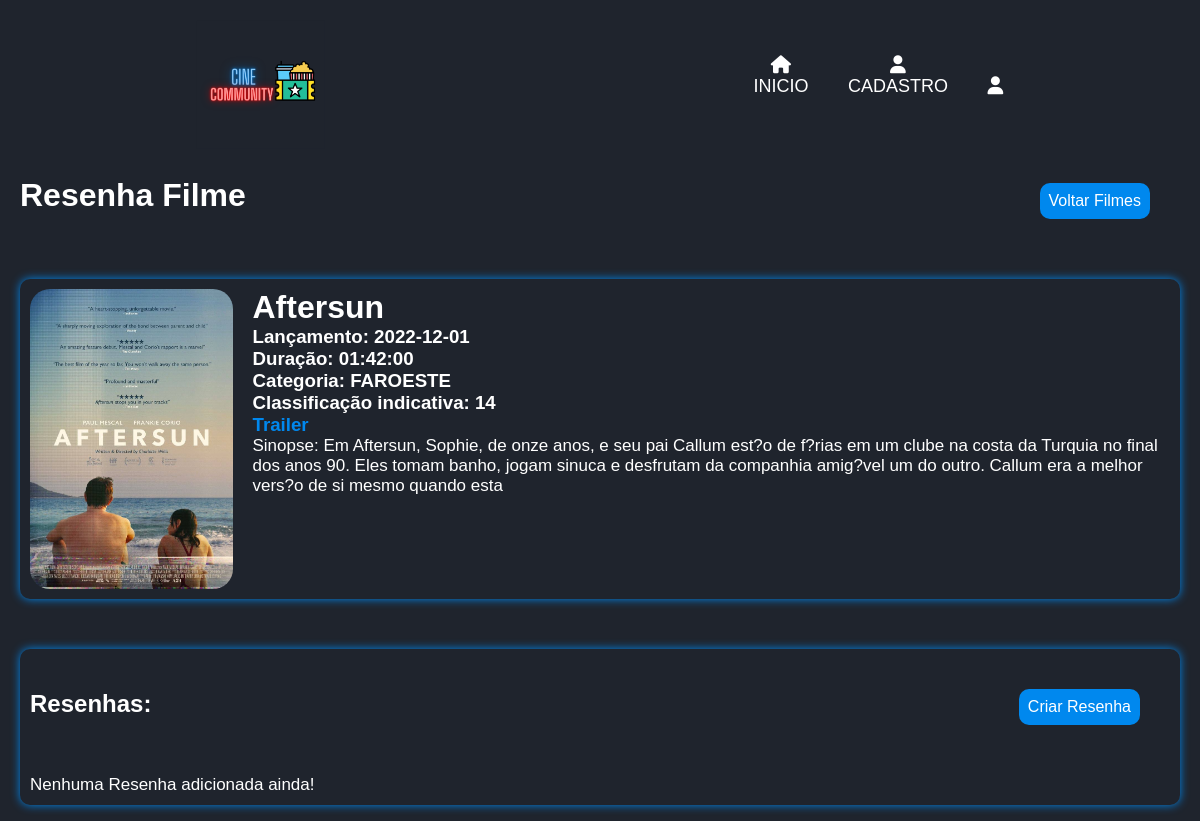
Screenshot of /view/filme_resenha.php?get_id=3 with the database file from the repository.
### tables this page shows
CREATE TABLE IF NOT EXISTS `filme` (
  `id_filme` INT NOT NULL AUTO_INCREMENT,
  `nome_filme` VARCHAR(80) NOT NULL,
  `dt_de_lancamento_filme` DATE NULL DEFAULT NULL,
  `duracao_filme` TIME NULL DEFAULT NULL,
  `sinopse_filme` VARCHAR(250) NOT NULL,
  `classificacao_filme` VARCHAR(50) NOT NULL,
  `capa_filme` VARCHAR(50) NOT NULL,
  `trailer_filme` VARCHAR(50) NULL DEFAULT NULL,
  `fk_usuario_id_usuario` INT NOT NULL,
  `fk_categoria_filme_id_categoria_filme` INT NOT NULL,
  `fk_canal_filme_id_canal_filme` INT NOT NULL,
  PRIMARY KEY (`id_filme`, `fk_usuario_id_usuario`, `fk_categoria_filme_id_categoria_filme`, `fk_canal_filme_id_canal_filme`),
  INDEX `fk_filme_usuario1_idx` (`fk_usuario_id_usuario` ASC),
  INDEX `fk_filme_categoria_filme1_idx` (`fk_categoria_filme_id_categoria_filme` ASC) ,
  INDEX `fk_filme_canal_filme1_idx` (`fk_canal_filme_id_canal_filme` ASC) ,
  CONSTRAINT `fk_filme_usuario1`
    FOREIGN KEY (`fk_usuario_id_usuario`)
    REFERENCES `usuario` (`id_usuario`)
    ON DELETE NO ACTION
    ON UPDATE NO ACTION,
  CONSTRAINT `fk_filme_categoria_filme1`
    FOREIGN KEY (`fk_categoria_filme_id_categoria_filme`)
    REFERENCES `categoria_filme` (`id_categoria_filme`)
    ON DELETE NO ACTION
    ON UPDATE NO ACTION,
  CONSTRAINT `fk_filme_canal_filme1`
    FOREIGN KEY (`fk_canal_filme_id_canal_filme`)
    REFERENCES `canal_filme` (`id_canal_filme`)
    ON DELETE NO ACTION
    ON UPDATE NO ACTION);

CREATE TABLE IF NOT EXISTS `categoria_filme` (
  `id_categoria_filme` INT NOT NULL AUTO_INCREMENT,
  `categoria_filme` VARCHAR(45) NOT NULL,
  PRIMARY KEY (`id_categoria_filme`));

### model/conexao.php (called while the page is built, shortened)
<?php
class Conexao{
    private static $conexao;
    public static function getInstance(){
        if(!isset(self::$conexao)){
            try{
                $options = array(
                    PDO::ATTR_PERSISTENT => true,
                    PDO::MYSQL_ATTR_INIT_COMMAND => 'SET NAMES UTF8;',
                    PDO::ATTR_ERRMODE => PDO::ERRMODE_EXCEPTION
                );
                self::$conexao = new PDO('mysql:host=localhost;dbname=resenha_de_filme','root','', $options);
                self::$conexao->setAttribute(PDO::ATTR_ERRMODE, PDO::ERRMODE_EXCEPTION);
            }catch(PDOException $exc){
                echo "Houve um erro ao se conectar com o Banco de Dados ".$exc->getMessage();
            }
        }
        return self::$conexao;
    }
}
?>

### model/dao/filmeDAO.php (called while the page is built, shortened)
<?php
require_once __DIR__ .'/../conexao.php';
require_once __DIR__ .'/../dto/filmeDTO.php';
class FilmeDAO{
    public $pdo;
    public function __construct()
    {
        $this->pdo = Conexao::getInstance();
    }
public function selecionarFilmesComCategoria($id_filme) {
    try{
        $sql = "SELECT f.*, u.nome_usu, c.categoria_filme FROM filme f JOIN usuario u ON f.fk_usuario_id_usuario = u.id_usuario JOIN categoria_filme c
        ON f.fk_categoria_filme_id_categoria_filme = c.id_categoria_filme WHERE f.id_filme=? LIMIT 1";
        $stmt = $this->pdo->prepare($sql);
        $stmt->bindValue(1,$id_filme);
        $stmt->execute([$id_filme]);
        $filmes = array();
        if($stmt->rowCount() > 0){
            while ($filmeFetch = $stmt->fetch(PDO::FETCH_ASSOC)) {
                $FilmeDTO = new FilmeDTO();
                $FilmeDTO->setId_filme($filmeFetch['id_filme']);
                $FilmeDTO->setNome_filme($filmeFetch['nome_filme']);
                $FilmeDTO->setDt_de_lancamento_filme($filmeFetch['dt_de_lancamento_filme']);
                $FilmeDTO->setDuracao_filme($filmeFetch['duracao_filme']);
                $FilmeDTO->setSinopse_filme($filmeFetch['sinopse_filme']);
                $FilmeDTO->setFk_categoria_filme_id_categoria_filme($filmeFetch['categoria_filme']);
                $FilmeDTO->setFk_usuario_id_usuario($filmeFetch['nome_usu']);
                $FilmeDTO->setClassificacao_filme($filmeFetch['classificacao_filme']);
                $FilmeDTO->setCapa_filme($filmeFetch['capa_filme']);
                $FilmeDTO->setTrailer_filme($filmeFetch['trailer_filme']);
                $filmes[] = $filmeFetch;
                return $FilmeDTO;
            } return $filmes;
        }else{
            echo '<p>Nenhum Filme adicionado ainda!</p>';
        }
        }catch(PDOException $exc){
        echo $exc->getMessage();
    }
}
}

### model/dto/filmeDTO.php (called while the page is built, shortened)
<?php
class FilmeDTO{
    private $nome_filme;
    private $dt_de_lancamento_filme;
    private $duracao_filme;
    private $sinopse_filme;
    private $classificacao_filme;
    private $capa_filme;
    private $fk_categoria_filme_id_categoria_filme;
public function getNome_filme(){
    return $this->nome_filme;
}
public function getDt_de_lancamento_filme(){
    return $this->dt_de_lancamento_filme;
}
public function getDuracao_filme(){
    return $this->duracao_filme;
}
public function getSinopse_filme(){
    return $this->sinopse_filme;
}
public function getClassificacao_filme() {
    return $this->classificacao_filme;
}
public function getCapa_filme() {
    return $this->capa_filme;
}
public function getFk_categoria_filme_id_categoria_filme() {
    return $this->fk_categoria_filme_id_categoria_filme;
}
public function setNome_filme($nome_filme) {
    $this->nome_filme = $nome_filme;
}
public function setDt_de_lancamento_filme($dt_de_lancamento_filme) {
    $this->dt_de_lancamento_filme = $dt_de_lancamento_filme;
}
public function setDuracao_filme($duracao_filme) {
    $this->duracao_filme = $duracao_filme;
}
public function setSinopse_filme($sinopse_filme){
    $this->sinopse_filme = $sinopse_filme;
}
public function setClassificacao_filme($classificacao_filme) {
    $this->classificacao_filme = $classificacao_filme;
}
public function setCapa_filme($capa_filme) {
    $this->capa_filme = $capa_filme;
}
public function setFk_categoria_filme_id_categoria_filme($fk_categoria_filme_id_categoria_filme) {
    $this->fk_categoria_filme_id_categoria_filme = $fk_categoria_filme_id_categoria_filme;
}
}
?>

### view/filme_resenha.php (the view, shortened to what this page needs)
<?php
require_once '../model/dao/filmeDAO.php';
require_once '../model/dao/resenhaDAO.php';
if(isset($_GET['get_id'])) {
    $get_id = $_GET['get_id'];
} else {
    $get_id = '';
    header('location:../usuariologado.php');
}
$FilmeDAO = new FilmeDAO();
?>
<!DOCTYPE html>
<html lang="pt-br">
<head>
    <link rel="stylesheet" href="../css/style.css">
    <link rel="stylesheet" href="../css/resenhas.css">
    <link rel="stylesheet" href="https://cdnjs.cloudflare.com/ajax/libs/font-awesome/6.4.0/css/all.min.css"/>
    <link rel="stylesheet" href="https://unpkg.com/boxicons@2.1.4/css/boxicons.min.css">
</head>
<body>
    <header class="header" >
        <a href="../index.php" class="logo"><img src="../assets/logoinicio.png" alt="index.php"></a>
        <nav class="navbar" style="-i:1;">
            <a href="#" style="-i:2;"><i class="fa-solid fa-house"></i><br>INICIO</a>
            <a href="../view/cadastro.php" style="-i:3;"><i class="fa-solid fa-user"></i><br>CADASTRO</a>
            <a href="../view/login.php" style="-i:4;"><i class="fa-solid fa-user"></i><br><?=$_SESSION["nickname_usu"];?></a>
        </nav>
    </header>
    <div id="all">
        <div class="titulo"><h1>Resenha Filme</h1><a href="../index.php" class="criar_resenha">Voltar Filmes</a></div>
    <?php
    $filmeFetch = $FilmeDAO->selecionarFilmesComCategoria($get_id);
    if($filmeFetch) { ?>
        <div class="dados-filme">
            <img src="../assets/<?= $filmeFetch->getCapa_filme();?>" alt="" class="poster">
            <div>
                <h1><?= $filmeFetch->getNome_filme();?></h1>
                <h3>Lançamento: <?= $filmeFetch->getDt_de_lancamento_filme();?></h3>
                <h3>Duração: <?= $filmeFetch->getDuracao_filme();?></h3>
                <h3>Categoria: <?= $filmeFetch->getFk_categoria_filme_id_categoria_filme();?></h3>
                <h3>Classificação indicativa: <?= $filmeFetch->getClassificacao_filme();?></h3>
                <h3><a href="https://www.youtube.com/watch?v=SS6ABPkfmBE">Trailer</a><?= $filmeFetch->getTrailer_filme();?></h3>
                <p>Sinopse: <?= $filmeFetch->getSinopse_filme();?></p>
            </div>
        </div>
    </div>
    <?php
}else {
    echo '<p>Nenhum Filme Adicionado!</p>';
}?>
    <section class="resenha">
        <div class="titulo">
            <h1>Resenhas:</h1>
            <a href="resenha.php?get_id=<?= $get_id; ?>" class="criar_resenha">Criar Resenha</a>
        </div>
    </section>
</body>
</html>

### css/style.css (style rules this page uses)
* { margin: 0; padding: 0; box-sizing: border-box; font-family: 'Poppins', sans-serif; }
body { background-color: #1f242d; color: #fff; }
.header { top: 0; left: 0; width: 100%; padding: 20p 10%; background: #1f242d; display: flex; justify-content: space-around; align-items: center; z-index: 100; flex-wrap: wrap; }
.logo img { margin-top: 1.3em; max-width: 8em; animation: slideRight 1s ease forwards; flex-wrap: wrap; }
.header { text-align: center; }
.navbar a { display: inline-block; font-size: 18px; color: #fff; text-decoration: none; font-weight: 500; margin-left: 35px; transition: -7s; animation: slideTop 5s ease forwards; animation-delay: calc(.2s * var(-i)); flex-wrap: wrap; }

### css/resenhas.css (style rules this page uses)
* { margin: 0; padding: 0; }
body { background-color: #1f242d; }
#all { margin: 50px 20px; margin-top: 0; }
.dados-filme { margin:none; margin-top: 30px; padding:10px 10px; display: flex; gap: 20px; color: #fff; box-shadow: 0 0 10px #08ef; border-radius:10px; margin-bottom: 10px; }
.titulo { display: flex; margin-bottom: 20px; justify-content: space-between; align-items: baseline; }
.resenha { margin: 20px; margin:none; padding:10px 10px; box-shadow: 0 0 10px #08ef; color: #fff; border-radius: 10px; margin-bottom: 20px; }
h1 { color: #fff; }
.poster { height: 300px; border-radius: 20px; }
p { font-size: 17px; }
a { color: #08ef; text-decoration: none; }
.criar_resenha { background-color: #08ef; color: #fff; padding: 9px; border-radius: 10px; margin: 30px; }

### rows the page displays
filme: capa_filme (picture), nome_filme "Aftersun", dt_de_lancamento_filme "2022-12-01", duracao_filme "01:42:00", fk_categoria_filme_id_categoria_filme.categoria_filme "FAROESTE", classificacao_filme "14", sinopse_filme "Em Aftersun, Sophie, de onze anos, e seu pai Callum est?o de f?rias em um clube na costa da Turquia no final dos anos 90. Eles tomam banho, jogam sinuca e desfrutam da companhia amig?vel um do outro. Callum era a melhor vers?o de si mesmo quando esta"
